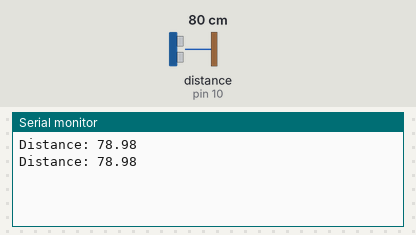
A sketch run on a simulated Arduino Uno, built with avr-gcc and run on an emulated ATmega328P. On the bench: the last lines printed to the serial monitor. Wiring (inferred from the names in the program): ultrasonic range finder: trigger pin 9; echo pin 10. The test bench sets the inputs (shaded band); at power-on: distance to the obstacle (sensor on pin 10) 80 cm. The echo pulse lasts 58.3 µs per cm.

Above: at 2.8 s.
2.9 s: distance to the obstacle (sensor on pin 10) set to 2 cm
At 4.8 s:
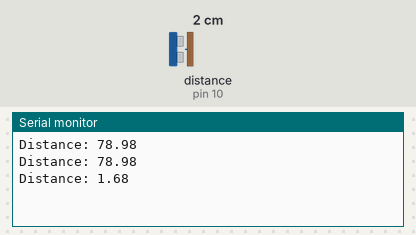
5.6 s: distance to the obstacle (sensor on pin 10) set to 4 cm
At 6.4 s:
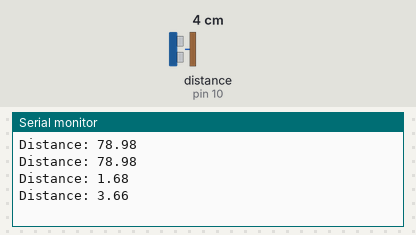
Timing chart, 0 to 8.6 s (numbered marks = the images above; inputs shaded):
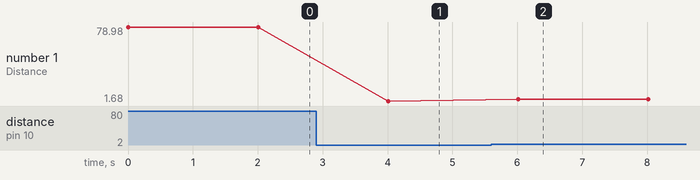

Measured:
- after the input at 2.9 s, the serial monitor: prints a new line after 1.1 s (image 1)
- after the input at 5.6 s, the serial monitor: prints a new line after 0.41 s (image 2)
- plotted number 1: 78.98 → 1.68 after the input at 2.9 s, 1.68 → 3.66 after the input at 5.6 s

The sketch:

eco_bin_sensor.ino
```cpp
#include <Arduino.h>

const int trigPin = 9;
const int echoPin = 10;

long duration;
float distanceCm;

// ThingSpeak field mapping for EcoVision AI:
// field1 = fill level
// field2 = waste level
// field3 = distance
// field4 = bin status

void setup() {
  Serial.begin(9600);
  pinMode(trigPin, OUTPUT);
  pinMode(echoPin, INPUT);
}

void loop() {
  digitalWrite(trigPin, LOW);
  delayMicroseconds(2);

  digitalWrite(trigPin, HIGH);
  delayMicroseconds(10);
  digitalWrite(trigPin, LOW);

  duration = pulseIn(echoPin, HIGH);
  distanceCm = duration * 0.034 / 2;

  Serial.print("Distance: ");
  Serial.println(distanceCm);
  delay(2000);
}
```
